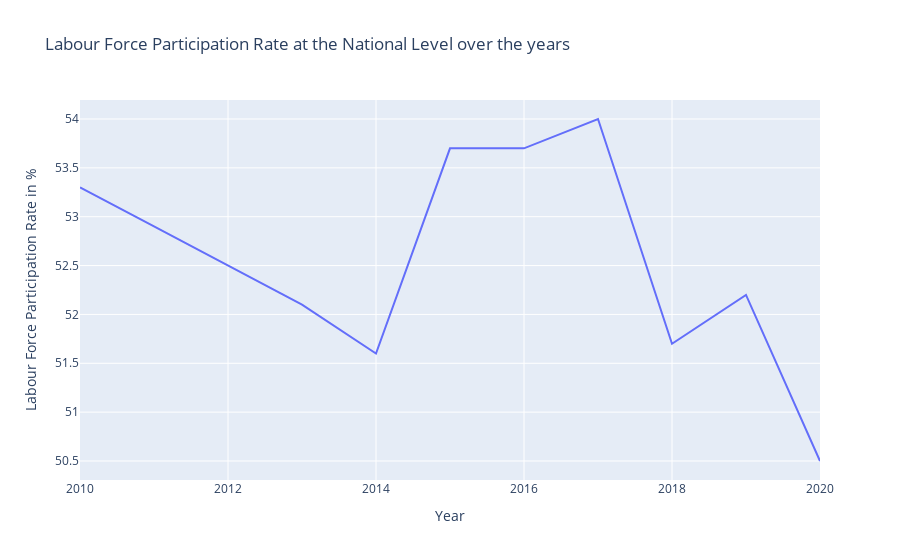

The notebook cell saved with this chart:
### Markdown cell above
## Analyse the Labour Force Participation Rate over the years

### Code cell
#import matplotlib.pyplot as plt
import plotly.express as px

# Line Chart - Analyse LFPR for entire Population over the Years
fig_line = px.line(data.loc[(data.Gender == "Total") & (data.Education == "Aggregate levels: Total") & (data.Sector == "Area type: National")], x="Year", y="Value", title="Labour Force Participation Rate at the National Level over the years", labels={"Value": "Labour Force Participation Rate in %"})
fig_line.show()

### Figure 1 — Plotly figure (JSON) as saved in the notebook; plotly's stock layout.template omitted (floating-point values rounded to 4 significant figures)
{"data": [{"hovertemplate": "Year=%{x}<br>Labour Force Participation Rate in %=%{y}<extra></extra>", "legendgroup": "", "line": {"color": "#636efa", "dash": "solid"}, "marker": {"symbol": "circle"}, "mode": "lines", "name": "", "orientation": "v", "showlegend": false, "type": "scatter", "x": [2020, 2019, 2018, 2017, 2016, 2015, 2014, 2013, 2011, 2010], "xaxis": "x", "y": [50.5, 52.2, 51.7, 54, 53.7, 53.7, 51.6, 52.1, 52.9, 53.3], "yaxis": "y"}], "layout": {"legend": {"tracegroupgap": 0}, "title": {"text": "Labour Force Participation Rate at the National Level over the years"}, "xaxis": {"anchor": "y", "domain": [0, 1], "title": {"text": "Year"}}, "yaxis": {"anchor": "x", "domain": [0, 1], "title": {"text": "Labour Force Participation Rate in %"}}}}
